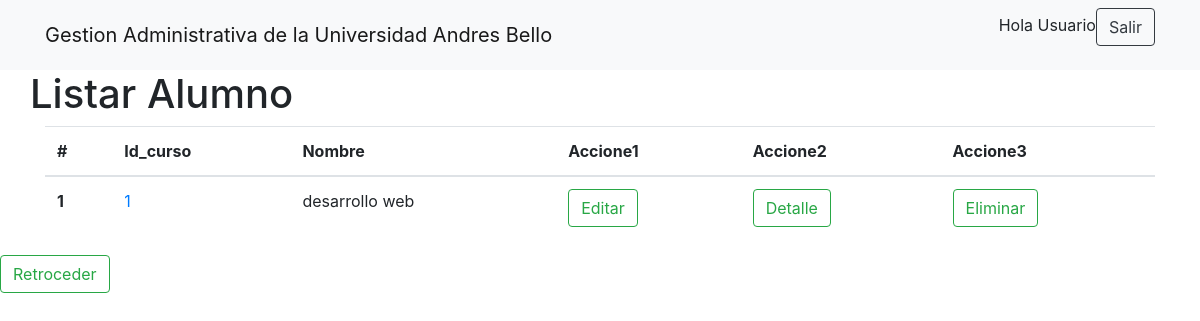
Page /Universidad/listarcurso (signed in) on the committed database.
### Universidad/models.py (models this page shows)
class Curso(models.Model):
	id_curso = models.PositiveIntegerField()
	nombre = models.CharField(max_length=20)
	fecha_inicio = models.DateField()
	fecha_termino = models.DateField()
	cupos = models.PositiveIntegerField()

### Universidad/views.py (the view)
# urls.py: path('listarcurso', views.listarcurso, name='listar_curso'),
@login_required(login_url='/login_auth/login')
def listarcurso(request):
    data = {}
    object_list = Curso.objects.all().order_by('id')
    paginator = Paginator(object_list, 5)
    page = request.GET.get('page')
    try:
        data['object_list'] = paginator.page(page)
    except PageNotAnInteger:
        data['object_list'] = paginator.page(1)
    except EmptyPage:
        data['object_list'] = paginator.page(paginator.num_pages)
    template_name = 'curso/listar_curso.html'
    return render(request, template_name, data)

### Universidad/templates/curso/listar_curso.html (shortened to what this page needs)
{% extends 'base/base.html' %}
{% block content %}
    <div class="container">
        <div class="row">
            <h1>Listar Alumno</h1>
            <div class="col-md-12">
                <table class="table">
                  <thead>
                    <tr>
                      <th scope="col">#</th>
                      <th scope="col">Id_curso</th>
                      <th scope="col">Nombre</th>
                      <th scope="col">Accione1</th>
                      <th scope="col">Accione2</th>
                      <th scope="col">Accione3</th>
                    </tr>
                  </thead>
                  <tbody>
                    {% for curso in object_list %}
                    <tr>
                      <th scope="row">{{curso.id}}</th>
                      <td><a href="#">{{curso.id_curso}}</a></td>
                      <td>{{curso.nombre}}</td>
                      <td>
                        <a href="{% url 'editar_curso' curso.pk %}" class="btn btn-outline-success my-2 my-sm-0">Editar</a>
                      </td>
                      <td>
                        <a href="{% url 'detallar_curso' curso.pk %}" class="btn btn-outline-success my-2 my-sm-0" >Detalle</a>
                      </td>
                      <td>
                        <a href="{% url 'eliminar_curso' curso.pk %}" class="btn btn-outline-success my-2 my-sm-0" >Eliminar</a>
                      </td>
                    {% endfor %}
                  </tbody>
                </table>
            </div>
        </div>
    </div>
    <form class="form-inline my-2 my-lg-0">
            <td>
                 <a href="{% url 'pagina_principal' %}" class="btn btn-outline-success my-2 my-sm-0" >Retroceder</a>
            </td>
        </form>
{% endblock %}

### Universidad/static/css/style.css (style rules this page uses)
body { overflow-x: hidden; }

### rows in the picture
Curso: id "1", id_curso "1", nombre "desarrollo web"
